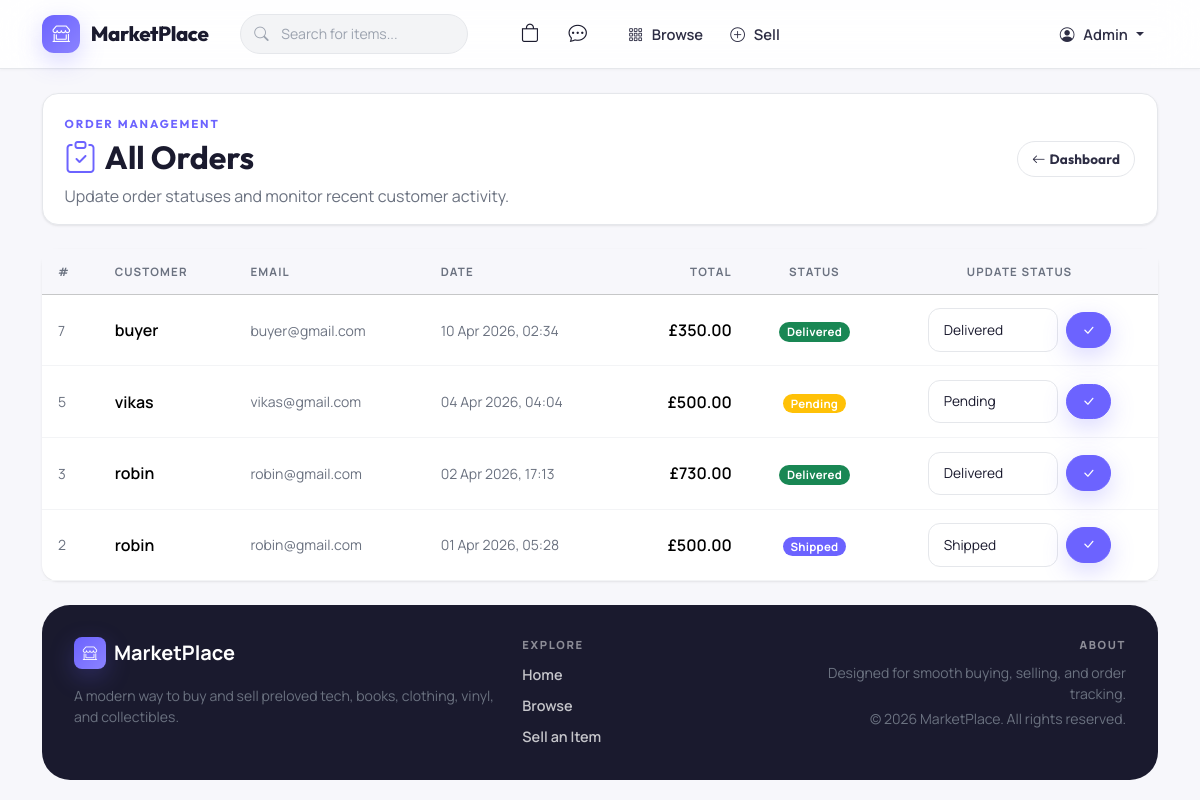
Page /admin/orders.php (signed in) on the committed database.
### tables this page shows
CREATE TABLE `orders` (
  `id` int(11) NOT NULL,
  `user_id` int(11) DEFAULT NULL,
  `total_price` decimal(10,2) DEFAULT NULL,
  `order_date` timestamp NOT NULL DEFAULT current_timestamp(),
  `status` varchar(50) DEFAULT 'pending'
);

CREATE TABLE `users` (
  `id` int(11) NOT NULL,
  `name` varchar(100) NOT NULL,
  `email` varchar(100) NOT NULL,
  `password` varchar(255) NOT NULL,
  `is_admin` tinyint(1) DEFAULT 0,
  `created_at` timestamp NOT NULL DEFAULT current_timestamp()
);

### includes/order_schema.php (called while the page is built, shortened)
<?php
function marketplace_table_columns(mysqli $conn, string $table): array
{
    static $cache = [];
    if (!isset($cache[$table])) {
        $safe_table = str_replace('`', '``', $table);
        $result = mysqli_query($conn, "SHOW COLUMNS FROM `{$safe_table}`");
        $columns = [];
        while ($row = mysqli_fetch_assoc($result)) {
            $columns[$row['Field']] = $row;
        }
        $cache[$table] = $columns;
    }
    return $cache[$table];
}
function marketplace_first_existing_column(mysqli $conn, string $table, array $candidates): ?string
{
    $columns = marketplace_table_columns($conn, $table);
    foreach ($candidates as $candidate) {
        if (isset($columns[$candidate])) {
            return $candidate;
        }
    }
    return null;
}
function marketplace_order_total_column(mysqli $conn): string
{
    $column = marketplace_first_existing_column($conn, 'orders', ['total_price', 'total']);
    return $column;
}
function marketplace_order_date_column(mysqli $conn): ?string
{
    return marketplace_first_existing_column($conn, 'orders', ['order_date', 'created_at']);
}

### admin/orders.php (the view, shortened to what this page needs)
<?php
require_once '../db/conn.php';
require_once '../includes/order_schema.php';
$statuses = ['pending', 'confirmed', 'shipped', 'delivered', 'cancelled'];
$total_column = marketplace_order_total_column($conn);
$date_column = marketplace_order_date_column($conn);
$date_select = $date_column !== null ? "o.$date_column AS order_timestamp" : "NULL AS order_timestamp";
$order_sort = $date_column !== null ? "o.$date_column" : 'o.id';
$res = mysqli_query($conn,
    "SELECT o.id, o.$total_column AS total_amount, o.status, $date_select, u.name AS user_name, u.email
     FROM orders o
     JOIN users u ON u.id = o.user_id
     ORDER BY $order_sort DESC");
$orders = [];
if ($res) {
    while ($row = mysqli_fetch_assoc($res)) {
        $orders[] = $row;
    }
}
$status_colors = [
    'pending'   => 'warning',
    'confirmed' => 'info',
    'shipped'   => 'primary',
    'delivered' => 'success',
    'cancelled' => 'danger',
];
?>
<?php require_once '../includes/header.php'; ?>
<div class="page-intro page-intro--compact mb-4 d-flex align-items-center justify-content-between flex-wrap gap-2">
    <div>
        <span class="page-intro__eyebrow">Order management</span>
        <h2 class="fw-bold mb-2"><i class="bi bi-clipboard-check me-2 text-primary"></i>All Orders</h2>
        <p class="mb-0 text-muted">Update order statuses and monitor recent customer activity.</p>
    </div>
    <a href="/marketplace/admin/index.php" class="btn btn-outline-secondary btn-sm">
        <i class="bi bi-arrow-left me-1"></i>Dashboard
    </a>
</div>
<div class="card border-0 shadow-sm table-card">
    <div class="card-body p-0">
        <div class="table-responsive">
            <table class="table table-hover align-middle mb-0">
                <thead class="table-light">
                    <tr>
                        <th>#</th>
                        <th>Customer</th>
                        <th>Email</th>
                        <th>Date</th>
                        <th class="text-end">Total</th>
                        <th class="text-center">Status</th>
                        <th class="text-center">Update Status</th>
                    </tr>
                </thead>
                <tbody>
                    <?php if (empty($orders)): ?>
                    <tr><td colspan="7" class="text-center text-muted py-4">No orders found.</td></tr>
                    <?php else: ?>
                    <?php foreach ($orders as $order): ?>
                    <tr>
                        <td class="text-muted small"><?= (int)$order['id'] ?></td>
                        <td class="fw-semibold"><?= htmlspecialchars($order['user_name']) ?></td>
                        <td class="small text-muted"><?= htmlspecialchars($order['email']) ?></td>
                        <td class="small"><?= $order['order_timestamp'] ? date('d M Y, H:i', strtotime($order['order_timestamp'])) : 'Date unavailable' ?></td>
                        <td class="text-end fw-semibold">&pound;<?= number_format($order['total_amount'], 2) ?></td>
                        <td class="text-center">
                            <span class="badge bg-<?= $status_colors[$order['status']] ?? 'secondary' ?> px-2 py-1">
                                <?= ucfirst($order['status']) ?>
                            </span>
                        </td>
                        <td class="text-center">
                            <form method="POST" action="" class="d-flex gap-2 justify-content-center align-items-center">
                                <select name="status" class="form-select form-select-sm" style="width:130px;">
                                    <?php foreach ($statuses as $s): ?>
                                    <option value="<?= $s ?>" <?= $order['status'] === $s ? 'selected' : '' ?>>
                                        <?= ucfirst($s) ?>
                                    </option>
                                    <?php endforeach; ?>
                                </select>
                                <button type="submit" class="btn btn-sm btn-primary">
                                    <i class="bi bi-check-lg"></i>
                                </button>
                            </form>
                        </td>
                    </tr>
                    <?php endforeach; ?>
                    <?php endif; ?>
                </tbody>
            </table>
        </div>
    </div>
</div>
<?php require_once '../includes/footer.php'; ?>

### css/style.css (style rules this page uses)
:root { --primary: #6C63FF; --primary-dark: #5A52D5; --primary-darker: #4840B0; --primary-light: #8B83FF; --primary-soft: rgba(108, 99, 255, 0.08); --primary-glow: rgba(108, 99, 255, 0.18); --accent: #FF6B6B; --accent-dark: #E05555; --accent-soft: rgba(255, 107, 107, 0.1); --bg: #F7F7FB; --bg-warm: #FAFAFF; --surface: #FFFFFF; --ink: #1A1A2E; --ink-light: #2D2D44; --muted: #6B7280; --muted-light: #9CA3AF; --line: #E5E7EB; --line-soft: #F3F4F6; --success: #10B981; --success-soft: #D1FAE5; --warning: #F59E0B; --warning-soft: #FEF3C7; --danger: #EF4444; --danger-soft: #FEE2E2; --info: #3B82F6; --info-soft: #DBEAFE; --shadow-xs: 0 1px 2px rgba(0, 0, 0, 0.04); --shadow-sm: 0 1px 3px rgba(0, 0, 0, 0.06), 0 1px 2px rgba(0, 0, 0, 0.04); --shadow: 0 4px 12px rgba(0, 0, 0, 0.06); --shadow-md: 0 6px 20px rgba(0, 0, 0, 0.07); --shadow-lg: 0 12px 40px rgba(0, 0, 0, 0.08); --shadow-primary: 0 8px 24px rgba(108, 99, 255, 0.25); --radius-xs: 8px; --radius-sm: 12px; --radius: 16px; --radius-lg: 20px; --radius-xl: 28px; --radius-full: 999px; --font-body: "Manrope", -apple-system, BlinkMacSystemFont, "Segoe UI", sans-serif; --font-display: "Outfit", -apple-system, BlinkMacSystemFont, "Segoe UI", sans-serif; --transition: 0.2s ease; --transition-slow: 0.35s ease; }
html { scroll-behavior: smooth; }
body.site-body { display: flex; flex-direction: column; min-height: 100vh; margin: 0; font-family: var(--font-body); color: var(--ink); background: var(--bg); -webkit-font-smoothing: antialiased; }
h1, h2, h3, h4, h5, h6, .navbar-brand, .btn, .page-intro__eyebrow, .category-chip { font-family: var(--font-display); }
a { color: var(--primary); transition: color var(--transition); }
.text-primary { color: var(--primary) !important; }
.bg-primary { background-color: var(--primary) !important; }
.text-muted, .small, small { color: var(--muted) !important; }
.btn { border-radius: var(--radius-full); padding: 0.62rem 1.3rem; font-weight: 700; font-size: 0.9rem; letter-spacing: 0.01em; border-width: 1.5px; transition: all var(--transition); }
.btn-primary { background: var(--primary); border-color: var(--primary); color: #fff; box-shadow: var(--shadow-primary); }
.btn-outline-secondary { color: var(--ink-light); border-color: var(--line); background: var(--surface); }
.btn-sm { padding: 0.42rem 0.9rem; font-size: 0.84rem; }
.card { border: 1px solid var(--line); border-radius: var(--radius); background: var(--surface); box-shadow: var(--shadow-sm); transition: box-shadow var(--transition-slow), transform var(--transition-slow); }
.shadow-sm { box-shadow: var(--shadow-sm) !important; }
.filter-panel, .form-surface, .summary-card, .table-card, .auth-card, .product-summary-card, .review-form-card, .review-card { background: var(--surface); }
.page-intro { display: flex; align-items: end; justify-content: space-between; gap: 1rem; padding: 1.15rem 1.35rem; border: 1px solid var(--line); border-radius: var(--radius); background: var(--surface); box-shadow: var(--shadow-sm); }
.page-intro--compact { padding: 1rem 1.35rem; }
.page-intro__eyebrow { display: inline-block; margin-bottom: 0.35rem; font-size: 0.72rem; font-weight: 700; letter-spacing: 0.16em; text-transform: uppercase; color: var(--primary); }
.form-control, .form-select { border: 1.5px solid var(--line); border-radius: var(--radius-sm); min-height: 46px; padding: 0.65rem 0.9rem; background: var(--surface); font-size: 0.92rem; color: var(--ink); transition: all var(--transition); }
.form-control-sm, .form-select-sm { min-height: 40px; font-size: 0.86rem; }
.table-responsive { border-radius: inherit; }
.table { --bs-table-bg: transparent; --bs-table-border-color: var(--line-soft); margin-bottom: 0; }
.table thead th { padding: 0.85rem 1rem; font-size: 0.72rem; letter-spacing: 0.1em; text-transform: uppercase; color: var(--muted); background: var(--bg); font-weight: 700; border-bottom-width: 1px; }
.table tbody td, .table tfoot td { padding: 0.85rem 1rem; vertical-align: middle; }
.table-hover tbody tr { transition: background var(--transition); }
.badge { border-radius: var(--radius-full); padding: 0.35rem 0.65rem; font-weight: 700; font-size: 0.72rem; letter-spacing: 0.02em; }
@media (prefers-reduced-motion: no-preference) { .card { animation: rise-in 0.4s ease both; } }

### rows in the picture
orders: id "7", user.name "buyer", user.email "buyer@gmail.com", order_date "10 Apr 2026, 02:34", total_price "350.00", status "Delivered"
orders: id "5", user.name "vikas", user.email "vikas@gmail.com", order_date "04 Apr 2026, 04:04", total_price "500.00", status "Pending"
orders: id "3", user.name "robin", user.email "robin@gmail.com", order_date "02 Apr 2026, 17:13", total_price "730.00", status "Delivered"
orders: id "2", user.name "robin", user.email "robin@gmail.com", order_date "01 Apr 2026, 05:28", total_price "500.00", status "Shipped"

### other values in the picture
$_SESSION['user_name'] "Admin"
